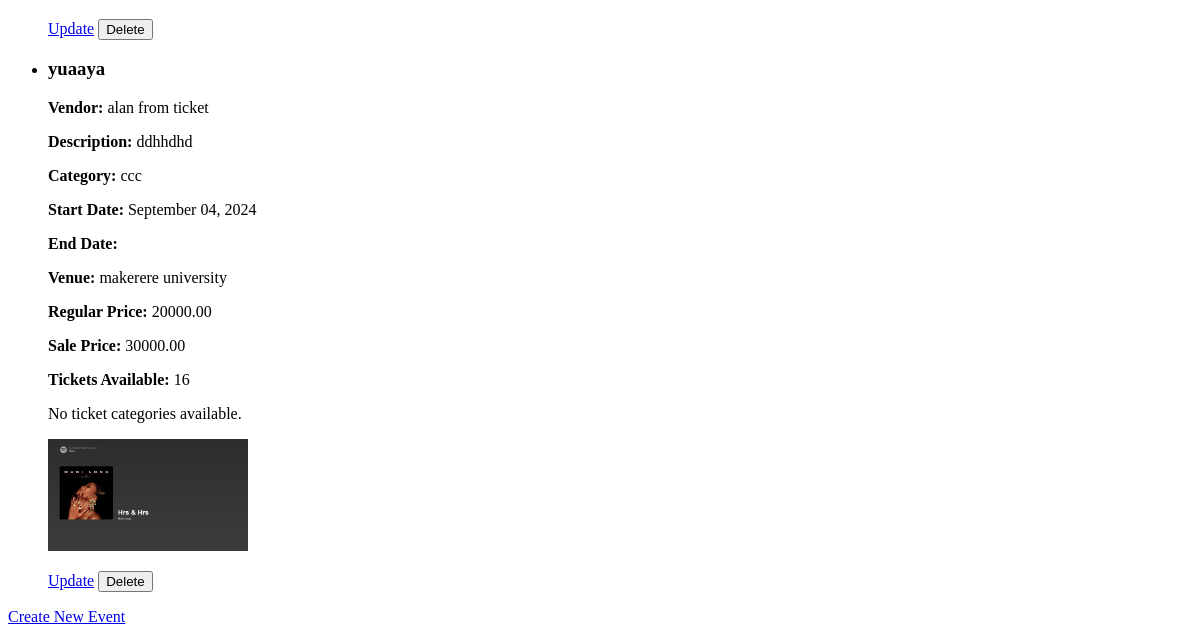
The app's page /my-events/ (signed in, lower part), older data.
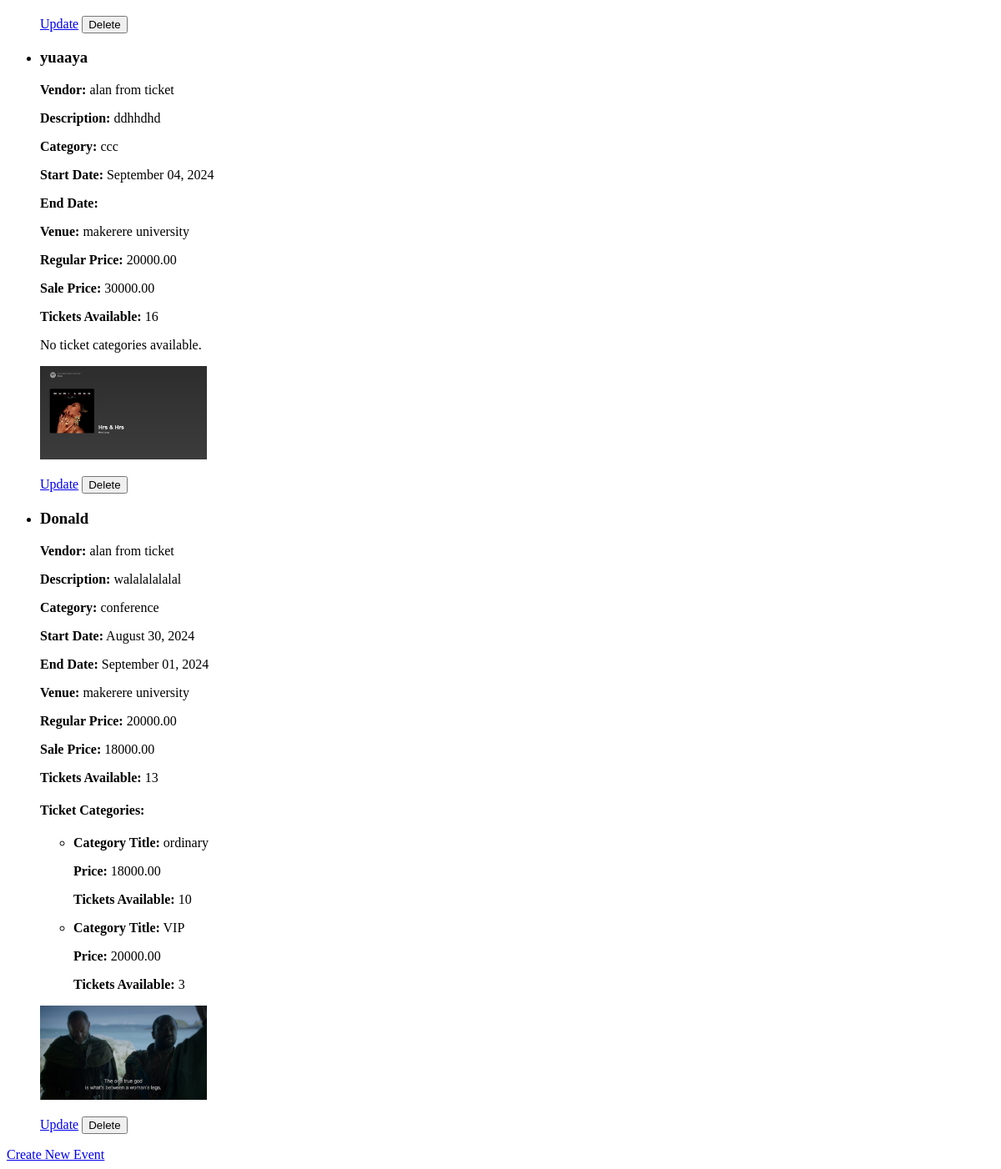
The same page, newer data.
### events/models.py (models this page shows, shortened)
class Event(models.Model):
    vendor = models.ForeignKey(Vendor, on_delete=models.CASCADE, related_name='events')  # Mandatory, linked to Vendor
    poster = models.ImageField(upload_to='event_posters/')  # Required field
    title = models.CharField(max_length=200)  # Required field
    description = models.TextField()  # Required field
    category = models.CharField(max_length=100)  # Required field (e.g., "conference", "concert")
    start_date = models.DateTimeField()  # Required field
    end_date = models.DateTimeField(null=True, blank=True)  # Optional field
    venue_name = models.CharField(max_length=100)  # Required field
    regular_price = models.DecimalField(max_digits=10, decimal_places=2)  # Required field
    sale_price = models.DecimalField(max_digits=10, decimal_places=2, null=True, blank=True)  # Optional field
    tickets_available = models.PositiveIntegerField(null=True, blank=True)  # Optional field
    tickets_sold = models.PositiveIntegerField(default=0)  # New field to track tickets sold

class TicketCategory(models.Model):
    event = models.ForeignKey(Event, on_delete=models.CASCADE, related_name='ticket_categories')  # Mandatory, linked to Event
    category_title = models.CharField(max_length=100)  # Required field
    category_price = models.DecimalField(max_digits=10, decimal_places=2)  # Required field
    category_tickets_available = models.PositiveIntegerField()  # Required field
    category_tickets_sold = models.PositiveIntegerField(default=0)  # New field to track tickets sold in this category

### vendors/models.py (models this page shows, shortened)
class Vendor(AbstractBaseUser, PermissionsMixin):
    username = models.CharField(max_length=30, unique=True)
    email = models.EmailField(unique=True)
    first_name = models.CharField(max_length=30)
    last_name = models.CharField(max_length=30)
    storename = models.CharField(max_length=50)
    store_phone = models.CharField(max_length=15)
    verification_code = models.CharField(max_length=6, null=True, blank=True)
    verification_code_created_at = models.DateTimeField(null=True, blank=True)
    is_active = models.BooleanField(default=True)
    is_admin = models.BooleanField(default=False)
    is_superuser = models.BooleanField(default=False)
    is_staff = models.BooleanField(default=False)
    is_vendor = models.BooleanField(default=True)
    objects = VendorManager()
    USERNAME_FIELD = 'username'
    REQUIRED_FIELDS = ['email', 'first_name', 'last_name', 'storename', 'store_phone']

### vendors/decorators.py (the view)
    def _wrapped_view(request, *args, **kwargs):
        if request.user.is_authenticated and hasattr(request.user, 'is_vendor') and request.user.is_vendor:
            return view_func(request, *args, **kwargs)
        else:
            raise PermissionDenied("You are not allowed to access this page.")  # Return Permission Denied error

### events/views.py (called while the page is built)
@login_required
@vendor_required
def vendor_events(request):
    if isinstance(request.user, Vendor):
        events = Event.objects.filter(vendor=request.user)  # Retrieve all events by the logged-in vendor
    else:
        return redirect('login')
    context = {
        'events': events
    }
    return render(request, 'events/vendor_events.html', context)

### templates/events/vendor_events.html (shortened to what this page needs)
<!DOCTYPE html>
<html>
<head>
</head>
<body>
    {% if events %}
        <ul>
            {% for event in events %}
                <li>
                    <h3>{{ event.title }}</h3>
                    <p><strong>Vendor:</strong> {{ event.vendor.first_name }} from {{ event.vendor.storename }}</p>
                    <p><strong>Description:</strong> {{ event.description }}</p>
                    <p><strong>Category:</strong> {{ event.category }}</p>
                    <p><strong>Start Date:</strong> {{ event.start_date|date:"F d, Y" }}</p>
                    <p><strong>End Date:</strong> {{ event.end_date|date:"F d, Y" }}</p>
                    <p><strong>Venue:</strong> {{ event.venue_name }}</p>
                    <p><strong>Regular Price:</strong> {{ event.regular_price }}</p>
                    <p><strong>Sale Price:</strong> {{ event.sale_price }}</p>
                    <p><strong>Tickets Available:</strong> {{ event.tickets_available }}</p>
                    {% if event.ticket_categories.all %}
                        <h4>Ticket Categories:</h4>
                        <ul>
                            {% for category in event.ticket_categories.all %}
                                <li>
                                    <p><strong>Category Title:</strong> {{ category.category_title }}</p>
                                    <p><strong>Price:</strong> {{ category.category_price }}</p>
                                    <p><strong>Tickets Available:</strong> {{ category.category_tickets_available }}</p>
                                </li>
                            {% endfor %}
                        </ul>
                    {% else %}
                        <p>No ticket categories available.</p>
                    {% endif %}
                    {% if event.poster %}
                        <p><img src="{{ event.poster.url }}" alt="{{ event.title }}" width="200"></p>
                    {% else %}
                        <p>No image available</p>
                    {% endif %}
                    <a href="{% url 'update_event' event.id %}" class="btn btn-primary">Update</a>
                    <form action="{% url 'delete_event' event.id %}" method="POST" style="display:inline;">
                        <button type="submit" class="btn btn-danger">Delete</button>
                    </form>
                </li>
            {% endfor %}
        </ul>
    {% else %}
        <p>No events available.</p>
    {% endif %}
    <a href="{% url 'create_event' %}">Create New Event</a>
</body>
</html>

Row changes from the older to the newer data that the page shows:
added Event: title "Donald", vendor.first_name "alan", vendor.storename "ticket", description "walalalalalal", category "conference", start_date "August 30, 2024", end_date "September 01, 2024", venue_name "makerere university", regular_price "20000.00", sale_price "18000.00", tickets_available "13", poster (picture)
added TicketCategory: category_title "ordinary", category_price "18000.00", category_tickets_available "10"
added TicketCategory: category_title "VIP", category_price "20000.00", category_tickets_available "3"
